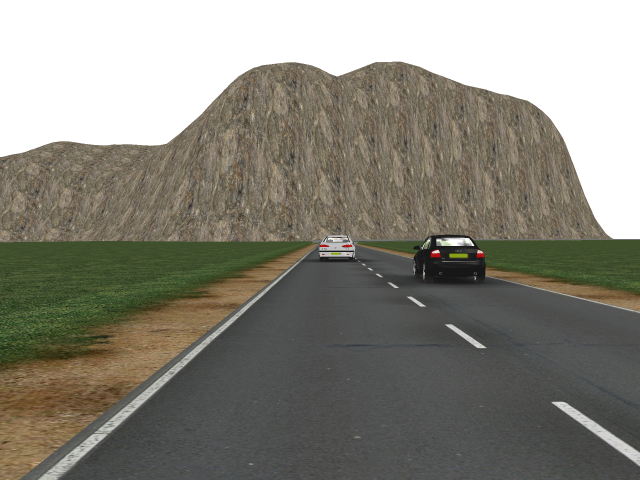
%> input picture Disparity2Depth/left.png, 640 x 480 px
$ octave exp4.m   (GNU Octave 9; MATLAB toolbox functions it lacks are replaced by stand-ins)
%> lines starting %> are read from the running program, lines starting %| are printed output that depends on the picture
clear;
close all;
% 先读取相机拍摄得到的图片
img1 = imread('C:\Users\HP\Desktop\CV第四次上机\left.png');
%> img1 is the input picture: size 480x640x3 uint8; mean R, G, B 135.4, 133, 122.9
img2 = imread('C:\Users\HP\Desktop\CV第四次上机\right.png');
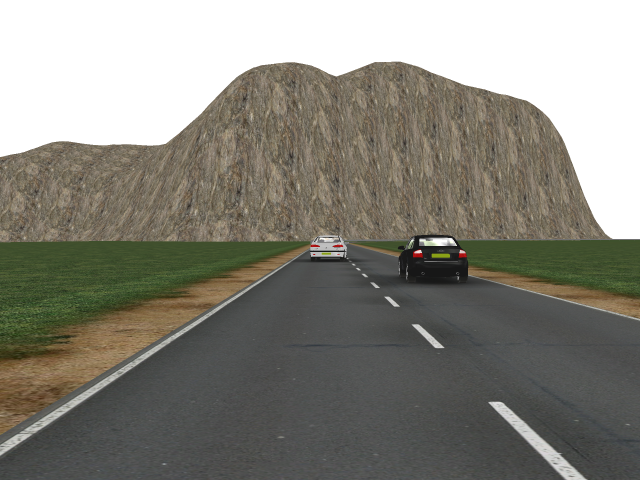
%> input picture Disparity2Depth/right.png, 640 x 480 px
%> img2 is the input picture: size 480x640x3 uint8; mean R, G, B 134.4, 132.5, 123.3
% 求图像的宽和高
[h,w,~] = size(img1);
%> h = 480; w = 640
% 将两张图片并排显示一下
figure;
imshowpair(img1, img2, 'montage');
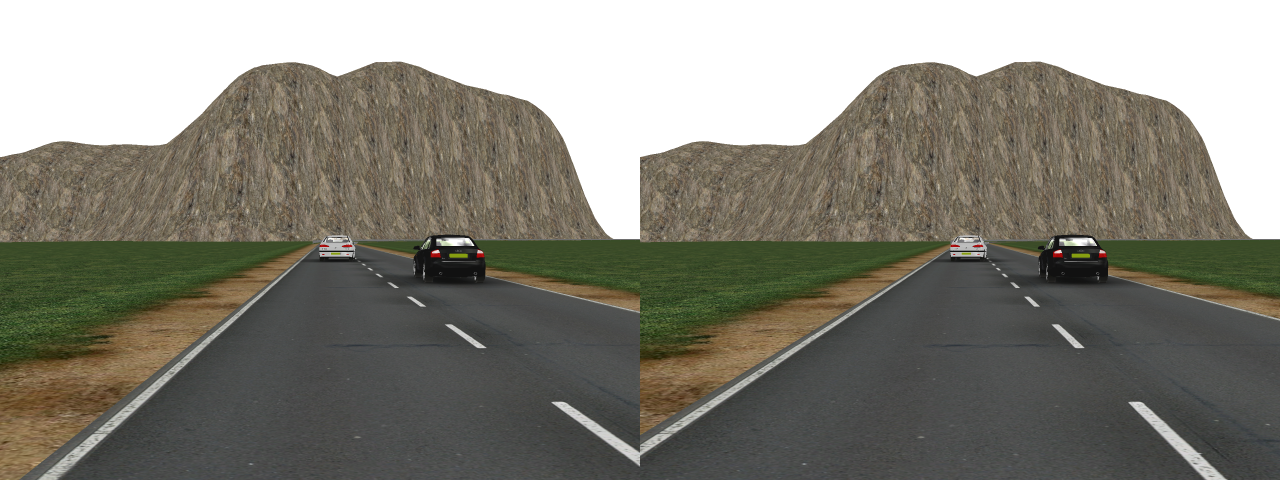
%> displayed picture: size 480x1280x3, on the screen's scale of 0 to 255; mean R, G, B 132.1, 129.9, 120
title('原始图像');
% 调用函数求视差图 输入：左右图像的灰度图，输出：两幅图像的视差图
% 先求灰度图
img1_gray = rgb2gray(img1);
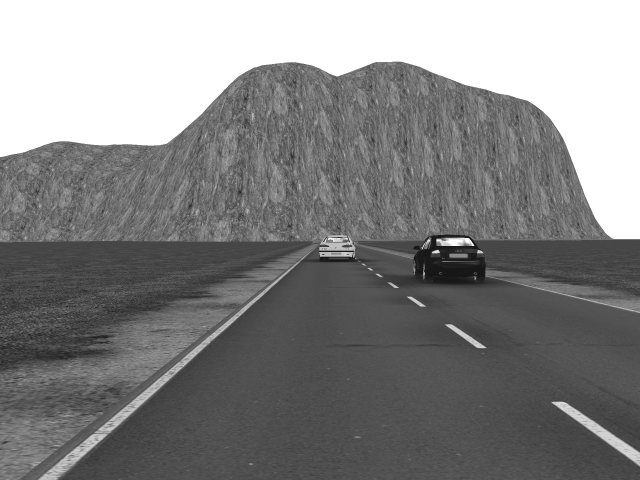
%> img1_gray: size 480x640 uint8; min 23, max 255, mean 132.6
img2_gray = rgb2gray(img2);
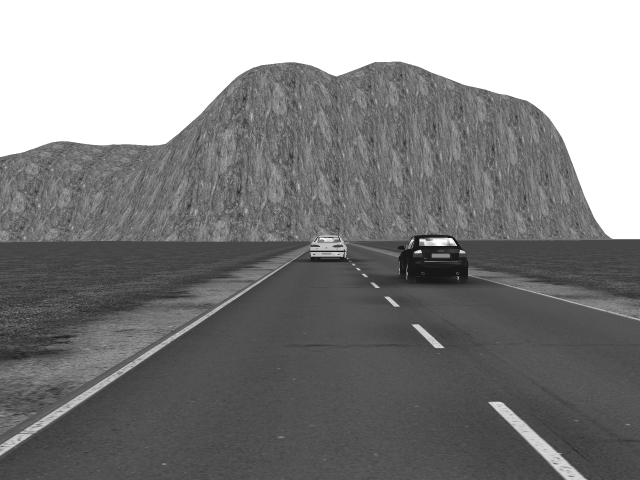
%> img2_gray: size 480x640 uint8; min 23, max 255, mean 132
% 并排显示两幅图的灰度图
figure;
imshowpair(img1_gray, img2_gray, 'montage');
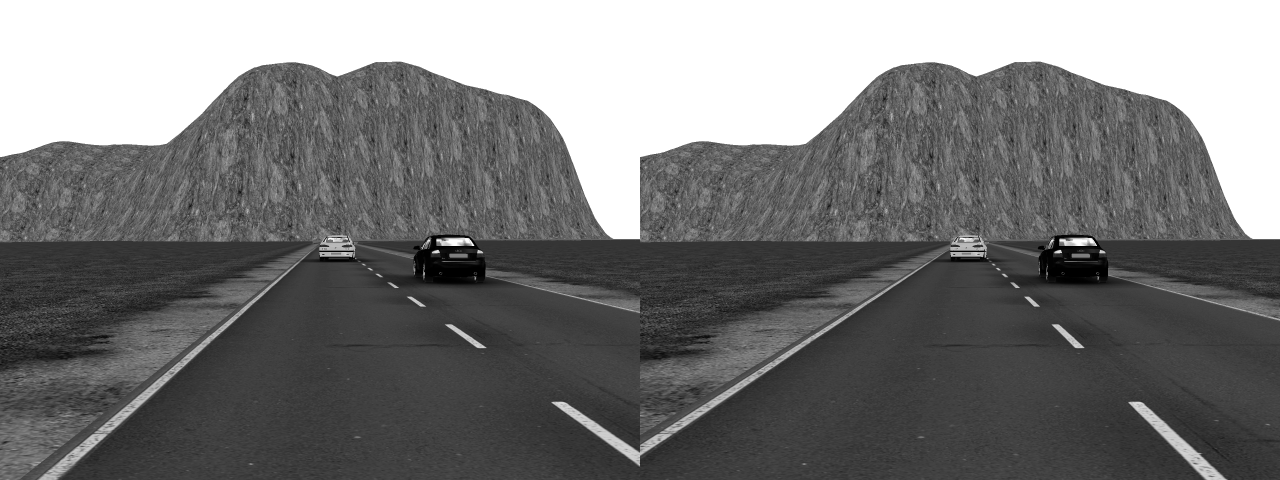
%> displayed picture: size 480x1280, on the screen's scale of 0 to 255; min 0, max 255, mean 120.1
title('原始图像灰度图');
% 求视差图
%> (the run ends here)
